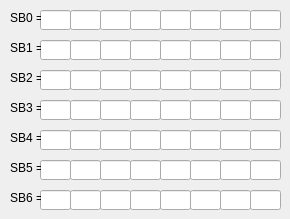
    <widget class="QWidget" name="tab_3">
     <attribute name="title">
      <string>Usual by bit</string>
     </attribute>
     <widget class="QLineEdit" name="sb0_0">
      <property name="geometry">
       <rect>
        <x>250</x>
        <y>10</y>
        <width>31</width>
        <height>20</height>
       </rect>
      </property>
      <property name="text">
       <string/>
      </property>
     </widget>
     <widget class="QLineEdit" name="sb0_7">
      <property name="geometry">
       <rect>
        <x>40</x>
        <y>10</y>
        <width>31</width>
        <height>20</height>
       </rect>
      </property>
      <property name="text">
       <string/>
      </property>
     </widget>
     <widget class="QLineEdit" name="sb0_5">
      <property name="geometry">
       <rect>
        <x>100</x>
        <y>10</y>
        <width>31</width>
        <height>20</height>
       </rect>
      </property>
      <property name="text">
       <string/>
      </property>
     </widget>
     <widget class="QLineEdit" name="sb0_2">
      <property name="geometry">
       <rect>
        <x>190</x>
        <y>10</y>
        <width>31</width>
        <height>20</height>
       </rect>
      </property>
      <property name="text">
       <string/>
      </property>
     </widget>
     <widget class="QLineEdit" name="sb0_1">
      <property name="geometry">
       <rect>
        <x>220</x>
        <y>10</y>
        <width>31</width>
        <height>20</height>
       </rect>
      </property>
      <property name="text">
       <string/>
      </property>
     </widget>
     <widget class="QLineEdit" name="sb0_6">
      <property name="geometry">
       <rect>
        <x>70</x>
        <y>10</y>
        <width>31</width>
        <height>20</height>
       </rect>
      </property>
      <property name="text">
       <string/>
      </property>
     </widget>
     <widget class="QLineEdit" name="sb0_3">
      <property name="geometry">
       <rect>
        <x>160</x>
        <y>10</y>
        <width>31</width>
        <height>20</height>
       </rect>
      </property>
      <property name="text">
       <string/>
      </property>
     </widget>
     <widget class="QLineEdit" name="sb0_4">
      <property name="geometry">
       <rect>
        <x>130</x>
        <y>10</y>
        <width>31</width>
        <height>20</height>
       </rect>
      </property>
      <property name="text">
       <string/>
      </property>
     </widget>
     <widget class="QLabel" name="label_106">
      <property name="geometry">
       <rect>
        <x>10</x>
        <y>10</y>
        <width>31</width>
        <height>16</height>
       </rect>
      </property>
      <property name="text">
       <string>SB0 =</string>
      </property>
     </widget>
     <widget class="QLineEdit" name="sb1_7">
      <property name="geometry">
       <rect>
        <x>40</x>
        <y>40</y>
        <width>31</width>
        <height>20</height>
       </rect>
      </property>
      <property name="text">
       <string/>
      </property>
     </widget>
     <widget class="QLineEdit" name="sb1_5">
      <property name="geometry">
       <rect>
        <x>100</x>
        <y>40</y>
        <width>31</width>
        <height>20</height>
       </rect>
      </property>
      <property name="text">
       <string/>
      </property>
     </widget>
     <widget class="QLineEdit" name="sb1_2">
      <property name="geometry">
       <rect>
        <x>190</x>
        <y>40</y>
        <width>31</width>
        <height>20</height>
       </rect>
      </property>
      <property name="text">
       <string/>
      </property>
     </widget>
     <widget class="QLineEdit" name="sb1_1">
      <property name="geometry">
       <rect>
        <x>220</x>
        <y>40</y>
        <width>31</width>
        <height>20</height>
       </rect>
      </property>
      <property name="text">
       <string/>
      </property>
     </widget>
     <widget class="QLineEdit" name="sb1_6">
      <property name="geometry">
       <rect>
        <x>70</x>
        <y>40</y>
        <width>31</width>
        <height>20</height>
       </rect>
      </property>
      <property name="text">
       <string/>
      </property>
     </widget>
     <widget class="QLineEdit" name="sb1_3">
      <property name="geometry">
       <rect>
        <x>160</x>
        <y>40</y>
        <width>31</width>
        <height>20</height>
       </rect>
      </property>
      <property name="text">
       <string/>
      </property>
     </widget>
     <widget class="QLineEdit" name="sb1_4">
      <property name="geometry">
       <rect>
        <x>130</x>
        <y>40</y>
        <width>31</width>
        <height>20</height>
       </rect>
      </property>
      <property name="text">
       <string/>
      </property>
     </widget>
     <widget class="QLabel" name="label_107">
      <property name="geometry">
       <rect>
        <x>10</x>
        <y>40</y>
        <width>31</width>
        <height>16</height>
       </rect>
      </property>
      <property name="text">
       <string>SB1 =</string>
      </property>
     </widget>
     <widget class="QLineEdit" name="sb1_0">
      <property name="geometry">
       <rect>
        <x>250</x>
        <y>40</y>
        <width>31</width>
        <height>20</height>
       </rect>
      </property>
      <property name="text">
       <string/>
      </property>
     </widget>
     <widget class="QLineEdit" name="sb2_7">
      <property name="geometry">
       <rect>
        <x>40</x>
        <y>70</y>
        <width>31</width>
        <height>20</height>
       </rect>
      </property>
      <property name="text">
       <string/>
      </property>
     </widget>
     <widget class="QLineEdit" name="sb2_5">
      <property name="geometry">
       <rect>
        <x>100</x>
        <y>70</y>
        <width>31</width>
        <height>20</height>
       </rect>
      </property>
      <property name="text">
       <string/>
      </property>
     </widget>
     <widget class="QLineEdit" name="sb2_2">
      <property name="geometry">
       <rect>
        <x>190</x>
        <y>70</y>
        <width>31</width>
        <height>20</height>
       </rect>
      </property>
      <property name="text">
       <string/>
      </property>
     </widget>
     <widget class="QLineEdit" name="sb2_1">
      <property name="geometry">
       <rect>
        <x>220</x>
        <y>70</y>
        <width>31</width>
        <height>20</height>
       </rect>
      </property>
      <property name="text">
       <string/>
      </property>
     </widget>
     <widget class="QLineEdit" name="sb2_6">
      <property name="geometry">
       <rect>
        <x>70</x>
        <y>70</y>
        <width>31</width>
        <height>20</height>
       </rect>
      </property>
      <property name="text">
       <string/>
      </property>
     </widget>
     <widget class="QLineEdit" name="sb2_3">
      <property name="geometry">
       <rect>
        <x>160</x>
        <y>70</y>
        <width>31</width>
        <height>20</height>
       </rect>
      </property>
      <property name="text">
       <string/>
      </property>
     </widget>
     <widget class="QLineEdit" name="sb2_4">
      <property name="geometry">
       <rect>
        <x>130</x>
        <y>70</y>
        <width>31</width>
        <height>20</height>
       </rect>
      </property>
      <property name="text">
       <string/>
      </property>
     </widget>
     <widget class="QLabel" name="label_108">
      <property name="geometry">
       <rect>
        <x>10</x>
        <y>70</y>
        <width>31</width>
        <height>16</height>
       </rect>
      </property>
      <property name="text">
       <string>SB2 =</string>
      </property>
     </widget>
     <widget class="QLineEdit" name="sb2_0">
      <property name="geometry">
       <rect>
        <x>250</x>
        <y>70</y>
        <width>31</width>
        <height>20</height>
       </rect>
      </property>
      <property name="text">
       <string/>
      </property>
     </widget>
     <widget class="QLineEdit" name="sb3_7">
      <property name="geometry">
       <rect>
        <x>40</x>
        <y>100</y>
        <width>31</width>
        <height>20</height>
       </rect>
      </property>
      <property name="text">
       <string/>
      </property>
     </widget>
     <widget class="QLineEdit" name="sb3_5">
      <property name="geometry">
       <rect>
        <x>100</x>
        <y>100</y>
        <width>31</width>
        <height>20</height>
       </rect>
      </property>
      <property name="text">
       <string/>
      </property>
     </widget>
     <widget class="QLineEdit" name="sb3_2">
      <property name="geometry">
       <rect>
        <x>190</x>
        <y>100</y>
        <width>31</width>
        <height>20</height>
       </rect>
      </property>
      <property name="text">
       <string/>
      </property>
     </widget>
     <widget class="QLineEdit" name="sb3_1">
      <property name="geometry">
       <rect>
        <x>220</x>
        <y>100</y>
        <width>31</width>
        <height>20</height>
       </rect>
      </property>
      <property name="text">
       <string/>
      </property>
     </widget>
     <widget class="QLineEdit" name="sb3_6">
      <property name="geometry">
       <rect>
        <x>70</x>
        <y>100</y>
        <width>31</width>
        <height>20</height>
       </rect>
      </property>
      <property name="text">
       <string/>
      </property>
     </widget>
     <widget class="QLineEdit" name="sb3_3">
      <property name="geometry">
       <rect>
        <x>160</x>
        <y>100</y>
        <width>31</width>
        <height>20</height>
       </rect>
      </property>
      <property name="text">
       <string/>
      </property>
     </widget>
     <widget class="QLineEdit" name="sb3_4">
      <property name="geometry">
       <rect>
        <x>130</x>
        <y>100</y>
        <width>31</width>
        <height>20</height>
       </rect>
      </property>
      <property name="text">
       <string/>
      </property>
     </widget>
     <widget class="QLabel" name="label_109">
      <property name="geometry">
       <rect>
        <x>10</x>
        <y>100</y>
        <width>31</width>
        <height>16</height>
       </rect>
      </property>
      <property name="text">
       <string>SB3 =</string>
      </property>
     </widget>
     <widget class="QLineEdit" name="sb3_0">
      <property name="geometry">
       <rect>
        <x>250</x>
        <y>100</y>
        <width>31</width>
        <height>20</height>
       </rect>
      </property>
      <property name="text">
       <string/>
      </property>
     </widget>
     <widget class="QLineEdit" name="sb4_7">
      <property name="geometry">
       <rect>
        <x>40</x>
        <y>130</y>
        <width>31</width>
        <height>20</height>
       </rect>
      </property>
      <property name="text">
       <string/>
      </property>
     </widget>
     <widget class="QLineEdit" name="sb4_5">
      <property name="geometry">
       <rect>
        <x>100</x>
        <y>130</y>
        <width>31</width>
        <height>20</height>
       </rect>
      </property>
      <property name="text">
       <string/>
      </property>
     </widget>
     <widget class="QLineEdit" name="sb4_2">
      <property name="geometry">
       <rect>
        <x>190</x>
        <y>130</y>
        <width>31</width>
        <height>20</height>
       </rect>
      </property>
      <property name="text">
       <string/>
      </property>
     </widget>
     <widget class="QLineEdit" name="sb4_1">
      <property name="geometry">
       <rect>
        <x>220</x>
        <y>130</y>
        <width>31</width>
        <height>20</height>
       </rect>
      </property>
      <property name="text">
       <string/>
      </property>
     </widget>
     <widget class="QLineEdit" name="sb4_6">
      <property name="geometry">
       <rect>
        <x>70</x>
        <y>130</y>
        <width>31</width>
        <height>20</height>
       </rect>
      </property>
      <property name="text">
       <string/>
      </property>
     </widget>
     <widget class="QLineEdit" name="sb4_3">
      <property name="geometry">
       <rect>
        <x>160</x>
        <y>130</y>
        <width>31</width>
        <height>20</height>
       </rect>
      </property>
      <property name="text">
       <string/>
      </property>
     </widget>
     <widget class="QLineEdit" name="sb4_4">
      <property name="geometry">
       <rect>
        <x>130</x>
        <y>130</y>
        <width>31</width>
        <height>20</height>
       </rect>
      </property>
      <property name="text">
       <string/>
      </property>
     </widget>
     <widget class="QLabel" name="label_110">
      <property name="geometry">
       <rect>
        <x>10</x>
        <y>130</y>
        <width>31</width>
        <height>16</height>
       </rect>
      </property>
      <property name="text">
       <string>SB4 =</string>
      </property>
     </widget>
     <widget class="QLineEdit" name="sb4_0">
      <property name="geometry">
       <rect>
        <x>250</x>
        <y>130</y>
        <width>31</width>
        <height>20</height>
       </rect>
      </property>
      <property name="text">
       <string/>
      </property>
     </widget>
     <widget class="QLineEdit" name="sb5_7">
      <property name="geometry">
       <rect>
        <x>40</x>
        <y>160</y>
        <width>31</width>
        <height>20</height>
       </rect>
      </property>
      <property name="text">
       <string/>
      </property>
     </widget>
     <widget class="QLineEdit" name="sb5_5">
      <property name="geometry">
       <rect>
        <x>100</x>
        <y>160</y>
        <width>31</width>
        <height>20</height>
       </rect>
      </property>
      <property name="text">
       <string/>
      </property>
     </widget>
     <widget class="QLineEdit" name="sb5_2">
      <property name="geometry">
       <rect>
        <x>190</x>
        <y>160</y>
        <width>31</width>
        <height>20</height>
       </rect>
      </property>
      <property name="text">
       <string/>
      </property>
     </widget>
     <widget class="QLineEdit" name="sb5_1">
      <property name="geometry">
       <rect>
        <x>220</x>
        <y>160</y>
        <width>31</width>
        <height>20</height>
       </rect>
      </property>
      <property name="text">
       <string/>
      </property>
     </widget>
     <widget class="QLineEdit" name="sb5_6">
      <property name="geometry">
       <rect>
        <x>70</x>
        <y>160</y>
        <width>31</width>
        <height>20</height>
       </rect>
      </property>
      <property name="text">
       <string/>
      </property>
     </widget>
     <widget class="QLineEdit" name="sb5_3">
      <property name="geometry">
       <rect>
        <x>160</x>
        <y>160</y>
        <width>31</width>
        <height>20</height>
       </rect>
      </property>
      <property name="text">
       <string/>
      </property>
     </widget>
     <widget class="QLineEdit" name="sb5_4">
      <property name="geometry">
       <rect>
        <x>130</x>
        <y>160</y>
        <width>31</width>
        <height>20</height>
       </rect>
      </property>
      <property name="text">
       <string/>
      </property>
     </widget>
     <widget class="QLabel" name="label_111">
      <property name="geometry">
       <rect>
        <x>10</x>
        <y>160</y>
        <width>31</width>
        <height>16</height>
       </rect>
      </property>
      <property name="text">
       <string>SB5 =</string>
      </property>
     </widget>
     <widget class="QLineEdit" name="sb5_0">
      <property name="geometry">
       <rect>
        <x>250</x>
        <y>160</y>
        <width>31</width>
        <height>20</height>
       </rect>
      </property>
      <property name="text">
       <string/>
      </property>
     </widget>
     <widget class="QLineEdit" name="sb6_7">
      <property name="geometry">
       <rect>
        <x>40</x>
        <y>190</y>
        <width>31</width>
        <height>20</height>
       </rect>
      </property>
      <property name="text">
       <string/>
      </property>
     </widget>
     <widget class="QLineEdit" name="sb6_5">
      <property name="geometry">
       <rect>
        <x>100</x>
        <y>190</y>
        <width>31</width>
        <height>20</height>
       </rect>
      </property>
      <property name="text">
       <string/>
      </property>
     </widget>
     <widget class="QLineEdit" name="sb6_2">
      <property name="geometry">
       <rect>
        <x>190</x>
        <y>190</y>
        <width>31</width>
        <height>20</height>
       </rect>
      </property>
      <property name="text">
       <string/>
      </property>
     </widget>
     <widget class="QLineEdit" name="sb6_1">
      <property name="geometry">
       <rect>
        <x>220</x>
        <y>190</y>
        <width>31</width>
        <height>20</height>
       </rect>
      </property>
      <property name="text">
       <string/>
      </property>
     </widget>
     <widget class="QLineEdit" name="sb0_52">
      <property name="geometry">
       <rect>
        <x>70</x>
        <y>190</y>
        <width>31</width>
        <height>20</height>
       </rect>
      </property>
      <property name="text">
       <string/>
      </property>
     </widget>
     <widget class="QLineEdit" name="sb6_3">
      <property name="geometry">
       <rect>
        <x>160</x>
        <y>190</y>
        <width>31</width>
        <height>20</height>
       </rect>
      </property>
      <property name="text">
       <string/>
      </property>
     </widget>
     <widget class="QLineEdit" name="sb6_4">
      <property name="geometry">
       <rect>
        <x>130</x>
        <y>190</y>
        <width>31</width>
        <height>20</height>
       </rect>
      </property>
      <property name="text">
       <string/>
      </property>
     </widget>
     <widget class="QLabel" name="label_112">
      <property name="geometry">
       <rect>
        <x>10</x>
        <y>190</y>
        <width>31</width>
        <height>16</height>
       </rect>
      </property>
      <property name="text">
       <string>SB6 =</string>
      </property>
     </widget>
     <widget class="QLineEdit" name="sb6_0">
      <property name="geometry">
       <rect>
        <x>250</x>
        <y>190</y>
        <width>31</width>
        <height>20</height>
       </rect>
      </property>
      <property name="text">
       <string/>
      </property>
     </widget>
    </widget>
